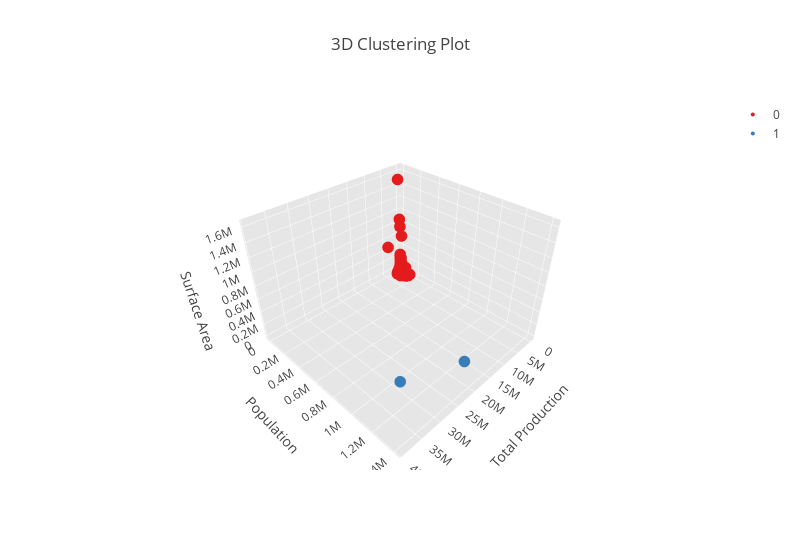

Notebook code cell kept with this figure:
### Code cell
clust_labels1 = Agglomerative(X, 2)
agglomerative = pd.DataFrame(clust_labels1)
X.insert((X.shape[1]),'agglomerative',agglomerative)
Plot3dClustering(n=3, X=X, type_c='agglomerative')

### Figure 1 — Plotly figure (JSON) as saved in the notebook; plotly's stock layout.template omitted (floating-point values rounded to 4 significant figures; data arrays with more than 128 entries replaced by an {"elided": "..."} marker saying what was removed)
{"data": [{"marker": {"color": "rgb(228,26,28)", "line": {"width": 0}, "size": 4}, "mode": "markers", "name": 0, "type": "scatter3d", "x": {"elided": "172 int values"}, "y": {"elided": "172 float values"}, "z": {"elided": "172 float values"}}, {"alphahull": 7, "color": "rgb(228,26,28)", "name": "y", "opacity": 0.1, "type": "mesh3d", "x": {"elided": "172 int values"}, "y": {"elided": "172 float values"}, "z": {"elided": "172 float values"}}, {"marker": {"color": "rgb(55,126,184)", "line": {"width": 0}, "size": 4}, "mode": "markers", "name": 1, "type": "scatter3d", "x": [39003086, 19900340], "y": [1410000.0, 1339000.0], "z": [938800.0, 297319]}, {"alphahull": 7, "color": "rgb(55,126,184)", "name": "y", "opacity": 0.1, "type": "mesh3d", "x": [39003086, 19900340], "y": [1410000.0, 1339000.0], "z": [938800.0, 297319]}, {"marker": {"color": "rgb(77,175,74)", "line": {"width": 0}, "size": 4}, "mode": "markers", "name": 2, "type": "scatter3d", "x": [], "y": [], "z": []}, {"alphahull": 7, "color": "rgb(77,175,74)", "name": "y", "opacity": 0.1, "type": "mesh3d", "x": [], "y": [], "z": []}], "layout": {"autosize": false, "height": 550, "scene": {"aspectmode": "manual", "aspectratio": {"x": 1, "y": 1, "z": 0.7}, "xaxis": {"backgroundcolor": "rgb(230, 230,230)", "gridcolor": "rgb(255, 255, 255)", "showbackground": true, "title": "Total Production", "zerolinecolor": "rgb(255, 255, 255)"}, "yaxis": {"backgroundcolor": "rgb(230, 230,230)", "gridcolor": "rgb(255, 255, 255)", "showbackground": true, "title": "Population", "zerolinecolor": "rgb(255, 255, 255)"}, "zaxis": {"backgroundcolor": "rgb(230, 230,230)", "gridcolor": "rgb(255, 255, 255)", "showbackground": true, "title": "Surface Area", "zerolinecolor": "rgb(255, 255, 255)"}}, "title": "3D Clustering Plot", "width": 800}}
